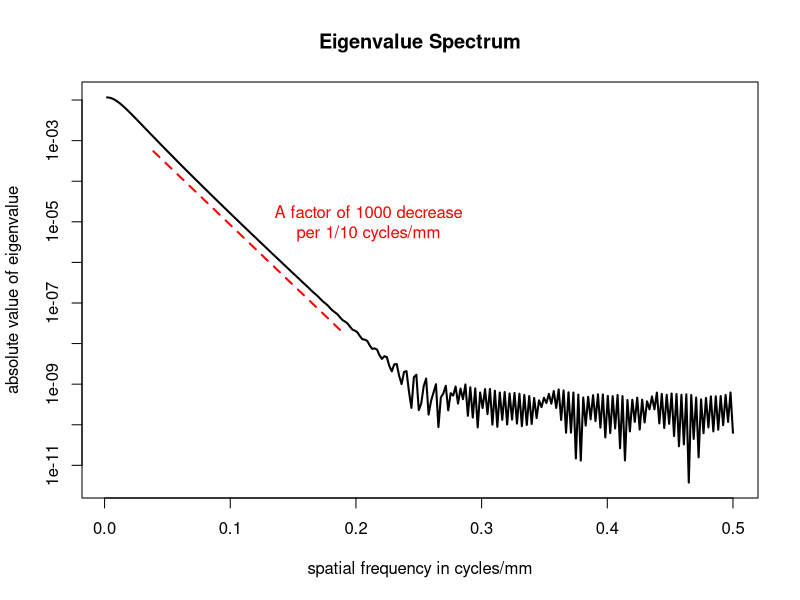
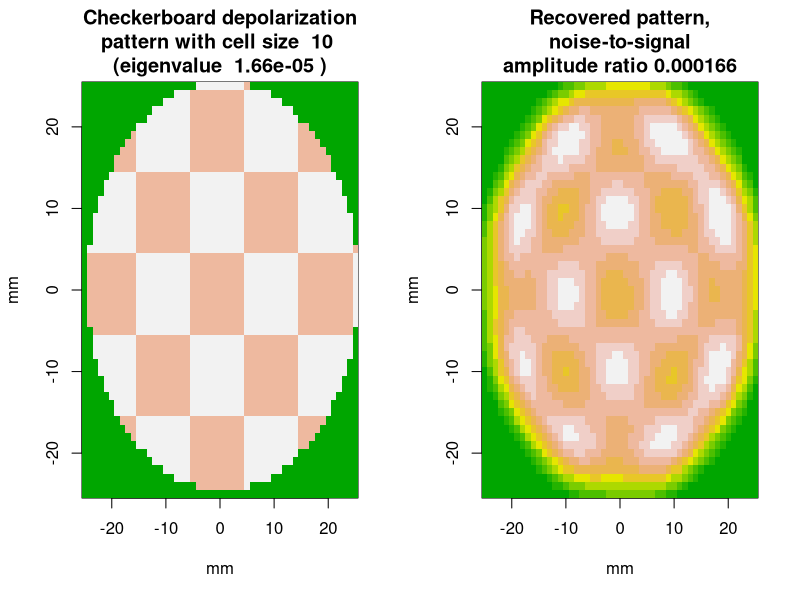
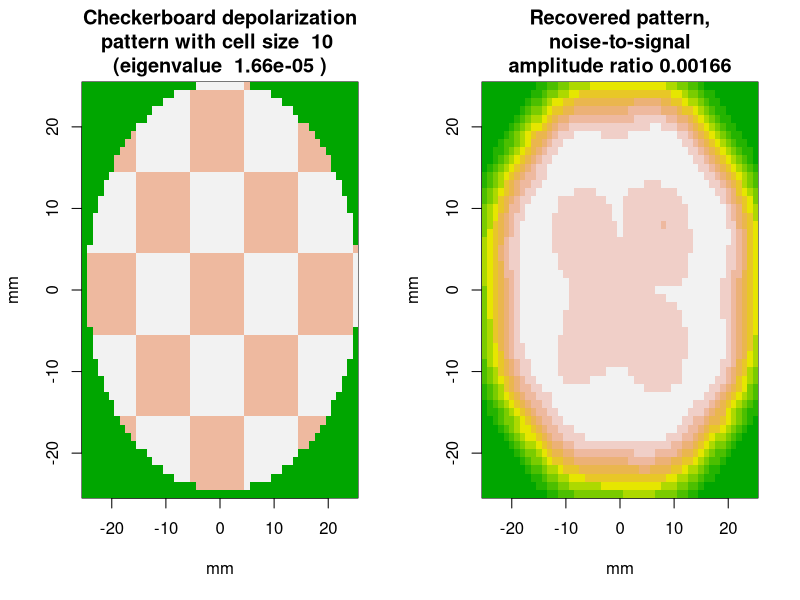
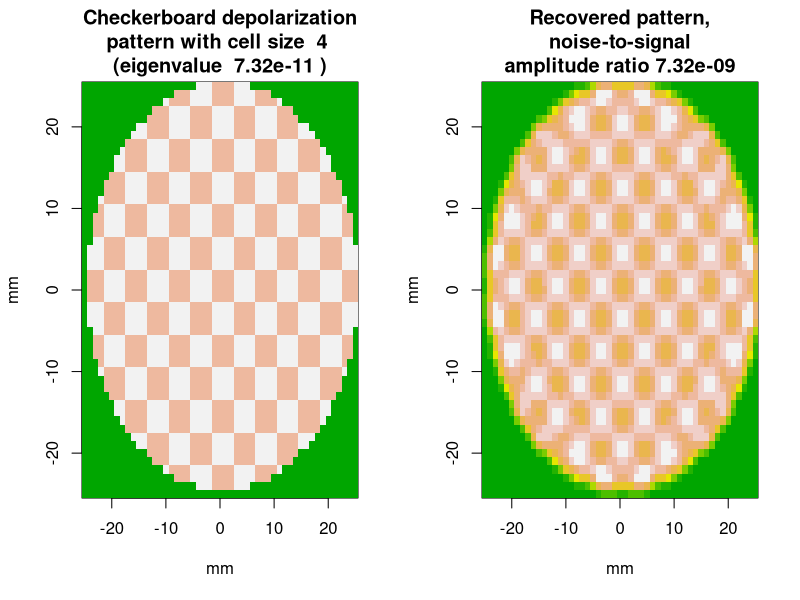
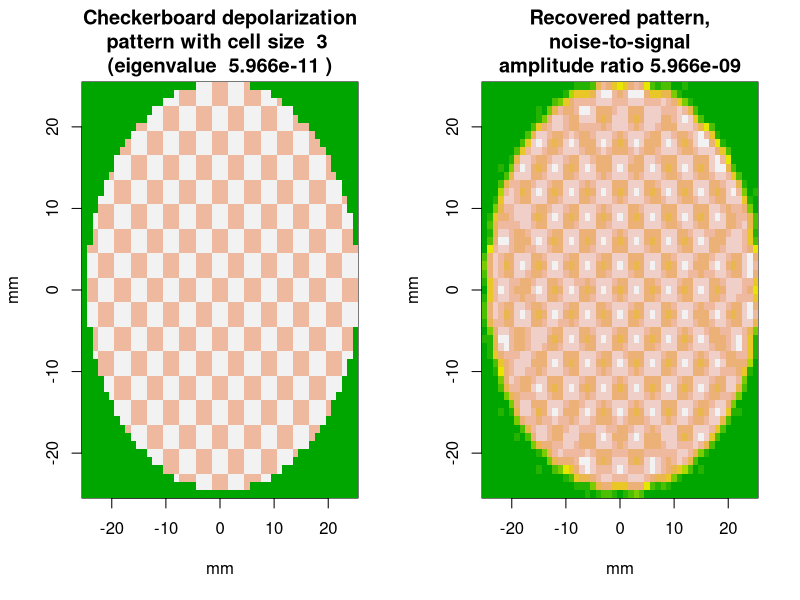

Generate these figures, in order, with R:
## ---- chunk 1
# Estimates fraction of photons which will reach the scalp at a point r mm distant
# from the point directly over their origin, assuming their origin is b mm beneath
# the scalp.
f_b <- function(r, b) {
  r1 <- sqrt(r^2+b^2)
  b*.92^r1/(4*pi*r1^1.5)
  }

# Derives the cerebral cortex to scalp transfer function as a 512x512 fft.
make_fwd_xfer_fct <- function(){
  filter <- matrix(0,512,512)
  for(i in 0:128){
    for(j in 0:128){
      r <- sqrt(i^2 + j^2)
      if(r <= 128){
        temp <- f_b(r, 10)
        filter[256-i, 256-j] <- temp
        filter[256+i, 256-j] <- temp
        filter[256-i, 256+j] <- temp
        filter[256+i, 256+j] <- temp
        }
      }
    }
  return(fft(filter)/512)
}

fwd_xfer_fct <- make_fwd_xfer_fct()

# Computes relative magnitude of eigenvalue corresponding to given resolution
eigenv <- function(resolution){
  return(Mod(fwd_xfer_fct[1, floor(512/resolution)]))
}

# Moves the origin from the corners of a 2D array to its center
center_image <- function(img){
  d <- dim(as.matrix(img))
  ctr <- d/2
  # swap blocks on main diagonal
  temp <- img[(1+ctr[1]):d[1], (1+ctr[2]):d[2]]
  img[(1+ctr[1]):d[1], (1+ctr[2]):d[2]] <- img[1:ctr[1], 1:ctr[2]]
  img[1:ctr[1], 1:ctr[2]] <- temp
  # swap blocks on off-diagonal
  temp <- img[1:ctr[1], (1+ctr[2]):d[2]]
  img[1:ctr[1], (1+ctr[2]):d[2]] <- img[(1+ctr[1]):d[1], 1:ctr[2]]
  img[(1+ctr[1]):d[1], 1:ctr[2]] <- temp
  return(img)
}

# Creates a checkerboard pattern with given cell size (in mm.)
# Polarized regions have relative emission rates of 1.32,
# depolarized regions relative rates of 1, and remaining
# areas have rates of 0.
checkerboard <- function(diameter, cell_size){
  radius <- diameter/2
  board <- matrix(0, 512, 512)
  for(i in 1:diameter){
    for(j in 1:diameter){
      if(sqrt((i-25.5)^2 + (j-25.5)^2) <= radius){
        polarized <- (floor(i/cell_size) + floor(j/cell_size))%%2
        if (polarized){
          board[i-25+256,j-25+256] <- 1.32
          } else {
            board[i-25+256,j-25+256] <- 1.0
            }
        }
      }
    }
  return(board)
  }

# Creates expected value of fft of an emitting region of given diameter,
# assuming adjacent cells are independently polarized or depolarized.
checkerboard_mean <- function(diameter){
  radius <- diameter/2
  board <- matrix(0, 512, 512)
  for(i in 1:radius){
    for(j in 1:radius){
      if(sqrt((i-25.5)^2 + (j-25.5)^2) <= radius){
        board[i,j] <- 1.16
        }
      }
    }
  return(fft(board)/512)
}

# Computes the power spectrum (i.e., variance) of the deviation of
# an emitting region from its mean, assuming adjacent emitting cells 
# are independently polarized or depolarized.
# By the independence assumption, the power spectrum is a constant.
checkerboard_power <- function(diameter){
  pwr <- 0
  radius <- diameter/2
  for(i in 1:radius){
    for(j in 1:radius){
      if(sqrt((i-25.5)^2 + (j-25.5)^2) <= radius){
        pwr <- pwr + .16^2
        }
      }
    }
  return(pwr/512/512)
}

# Give the scalp image of a checkerboard of given diameter, and a noise_to_signal
# (amplitude) ratio, reconstruct the checkerboard by linear regression, which
# is optimal under independence assumptions.
recover_checkerboard <- function(board, diameter, noise_to_signal){
  cb_power <- checkerboard_power(diameter)
  # form fft of scalp pattern
  scalp_fft <- fwd_xfer_fct*fft(board)/512
  # power ratio is the square of amplitude ratio
  noise_power <- noise_to_signal^2*mean(Mod(scalp_fft)^2)
  scalp_fft <- scalp_fft + matrix(rnorm(512*512, 0, sqrt(noise_power)), 512, 512)
  # form denominator of optimal inverse filter
  dinv <- fwd_xfer_fct + noise_power/cb_power/Conj(fwd_xfer_fct)
  # use it to estimate fft of original pattern
  cc_fft <- scalp_fft/dinv + (1 - fwd_xfer_fct/dinv)*checkerboard_mean(diameter)
  rm(dinv, scalp_fft)
  # take the inverse transform
  return(Mod(fft(cc_fft, inverse=TRUE)/512))
}

display_centered_image <- function(img, diameter=50, main=""){
  ctr<- dim(img)/2
  radius <- diameter/2
  rws <- seq(ctr[1]-radius, ctr[1]+radius)
  cls <- seq(ctr[2]-radius, ctr[2]+radius)
  image(rws-ctr[1], cls-ctr[1], img[rws, cls], col=terrain.colors(12), main=main, xlab="mm", ylab="mm")
}

check <- function(img, diameter=100){
  display_centered_image(Mod(center_image(img)), diameter)
}

## ---- chunk 2
freqs <- (1:256)/512
plot(freqs, Mod(fwd_xfer_fct[512, 1:256]), type='l', lwd=2, log='y', xlab="spatial frequency in cycles/mm", ylab="absolute value of eigenvalue", main="Eigenvalue Spectrum")
linear_region <- (floor(.05*512)):(floor(.2*512))
evs <- log(abs(fwd_xfer_fct[512, linear_region]))
frqs <- freqs[linear_region]
fit <- lm(evs ~ frqs)
lines(frqs-.01, exp(fit$fitted.values), lwd=2, lty=2, col="red")
factor_of_10 <- log(10)/coef(fit)[2]
text(.21, 1e-05, "A factor of 1000 decrease\nper 1/10 cycles/mm", col="red")
## ---- chunk 3
plot_recovery <- function(diameter, cell_size, resolution=cell_size, noise_to_signal=eigenv(resolution)*100){
  par(mfrow=c(1,2))
  board <- checkerboard(diameter, cell_size)
  recovery <- recover_checkerboard(board, diameter, noise_to_signal)
  display_centered_image(board, diameter=diameter, main= paste("Checkerboard depolarization\npattern with cell size ", cell_size, "\n(eigenvalue ", signif(eigenv(resolution), 4),")"))
  display_centered_image(recovery, diameter=diameter, main=paste("Recovered pattern,\nnoise-to-signal\namplitude ratio", signif(noise_to_signal, 4)))
  par(mfrow=c(1,1))
}
## ---- chunk 4
plot_recovery(50, 10, noise_to_signal = eigenv(10)*10)
## ---- chunk 5
plot_recovery(50, 10, noise_to_signal=eigenv(10)*100)
## ---- chunk 6
plot_recovery(50, 4, noise_to_signal=eigenv(4)*100)
## ---- chunk 7
plot_recovery(50, 3, noise_to_signal=eigenv(3)*1e2)
